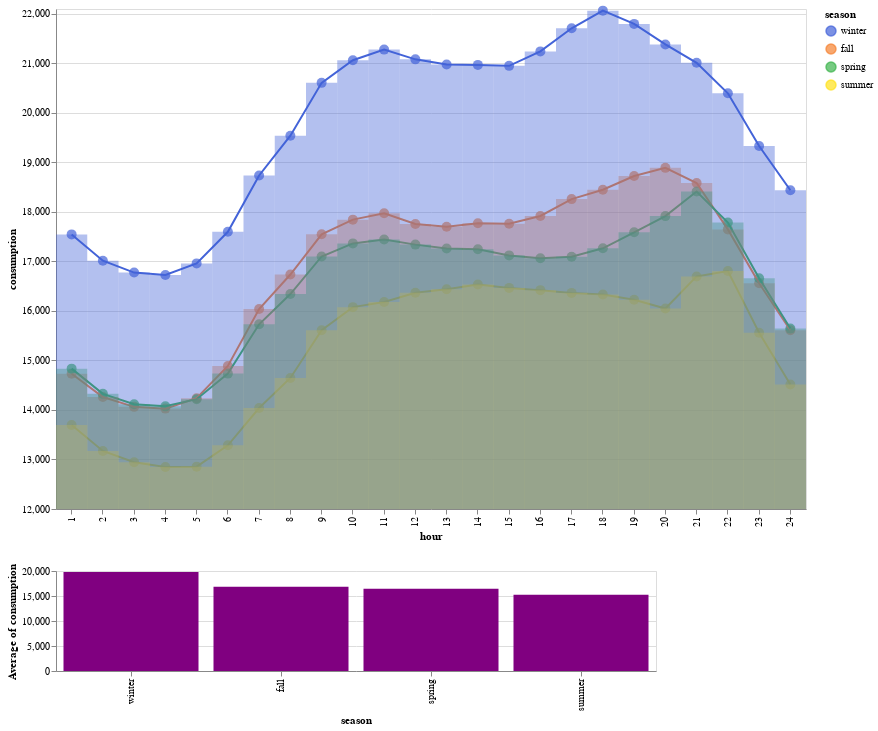

Notebook code cell kept with this figure:
### Code cell
selection = alt.selection_multi(fields=['season'])
range_ = ['#4363d8', '#f58231', '#3cb44b', '#ffe119']

top1 = alt.Chart().mark_circle(size = 100).encode(
    x = alt.X('hour:N'),
    y = alt.Y('consumption:Q', scale = alt. Scale(domain = [12000, 22100])),
    color = alt.Color('season:N', scale=alt.Scale(range = range_), sort=alt.EncodingSortField(field='consumption', op='mean', order='descending')))

top2 = alt.Chart().mark_line().encode(
    x = alt.X('hour:N'),
    y = alt.Y('consumption:Q', scale = alt. Scale(domain = [12000, 22100])),
    color = alt.Color('season:N', scale=alt.Scale(range = range_), sort=alt.EncodingSortField(field='consumption', op='mean', order='descending')))

top3 = alt.Chart().mark_bar(opacity = 0.4).encode(
    x = alt.X('hour:N'),
    y = alt.Y('consumption:Q', scale = alt. Scale(domain = [12000, 22100]), stack=None),
    color = alt.Color('season:N', scale=alt.Scale(range = range_), sort=alt.EncodingSortField(field='consumption', op='mean', order='descending')))

top = (
    top1 + 
    top2 +
    top3).properties(width = 750, height = 500).transform_filter(selection)

bottom = alt.Chart().mark_bar().encode(
    x = alt.X('season:O', sort=alt.EncodingSortField(field='consumption', op='mean', order='descending')),
    y = alt.Y('average(consumption):Q'),
    color=alt.condition(selection, alt.value('purple'), alt.value('gray'))
).properties(
    width=600, height=100
).add_selection(
    selection
)

alt.vconcat(
    top, bottom,
    data=data4_2
)

### Figure 1 — Vega-Lite specification as saved in the notebook (floating-point values rounded to 4 significant figures)
{"config": {"view": {"continuousWidth": 400, "continuousHeight": 300}}, "vconcat": [{"layer": [{"mark": {"type": "circle", "size": 100}, "encoding": {"color": {"type": "nominal", "field": "season", "scale": {"range": ["#4363d8", "#f58231", "#3cb44b", "#ffe119"]}, "sort": {"field": "consumption", "op": "mean", "order": "descending"}}, "x": {"type": "nominal", "field": "hour"}, "y": {"type": "quantitative", "field": "consumption", "scale": {"domain": [12000, 22100]}}}}, {"mark": "line", "encoding": {"color": {"type": "nominal", "field": "season", "scale": {"range": ["#4363d8", "#f58231", "#3cb44b", "#ffe119"]}, "sort": {"field": "consumption", "op": "mean", "order": "descending"}}, "x": {"type": "nominal", "field": "hour"}, "y": {"type": "quantitative", "field": "consumption", "scale": {"domain": [12000, 22100]}}}}, {"mark": {"type": "bar", "opacity": 0.4}, "encoding": {"color": {"type": "nominal", "field": "season", "scale": {"range": ["#4363d8", "#f58231", "#3cb44b", "#ffe119"]}, "sort": {"field": "consumption", "op": "mean", "order": "descending"}}, "x": {"type": "nominal", "field": "hour"}, "y": {"type": "quantitative", "field": "consumption", "scale": {"domain": [12000, 22100]}, "stack": null}}}], "height": 500, "transform": [{"filter": {"selection": "selector002"}}], "width": 750}, {"mark": "bar", "encoding": {"color": {"condition": {"value": "purple", "selection": "selector002"}, "value": "gray"}, "x": {"type": "ordinal", "field": "season", "sort": {"field": "consumption", "op": "mean", "order": "descending"}}, "y": {"type": "quantitative", "aggregate": "average", "field": "consumption"}}, "height": 100, "selection": {"selector002": {"type": "multi", "fields": ["season"]}}, "width": 600}], "data": {"name": "data-d3921040480a2dbbd20aab1249111787"}, "$schema": "https://vega.github.io/schema/vega-lite/v4.8.1.json", "datasets": {"data-d3921040480a2dbbd20aab1249111787": [{"season": "fall", "hour": 1, "consumption": 14730.0}, {"season": "fall", "hour": 2, "consumption": 14260.0}, {"season": "fall", "hour": 3, "consumption": 14060.0}, {"season": "fall", "hour": 4, "consumption": 14030.0}, {"season": "fall", "hour": 5, "consumption": 14240.0}, {"season": "fall", "hour": 6, "consumption": 14890.0}, {"season": "fall", "hour": 7, "consumption": 16040.0}, {"season": "fall", "hour": 8, "consumption": 16740.0}, {"season": "fall", "hour": 9, "consumption": 17550.0}, {"season": "fall", "hour": 10, "consumption": 17850.0}, {"season": "fall", "hour": 11, "consumption": 17970.0}, {"season": "fall", "hour": 12, "consumption": 17760.0}, {"season": "fall", "hour": 13, "consumption": 17700.0}, {"season": "fall", "hour": 14, "consumption": 17770.0}, {"season": "fall", "hour": 15, "consumption": 17760.0}, {"season": "fall", "hour": 16, "consumption": 17920.0}, {"season": "fall", "hour": 17, "consumption": 18260.0}, {"season": "fall", "hour": 18, "consumption": 18450.0}, {"season": "fall", "hour": 19, "consumption": 18730.0}, {"season": "fall", "hour": 20, "consumption": 18890.0}, {"season": "fall", "hour": 21, "consumption": 18580.0}, {"season": "fall", "hour": 22, "consumption": 17650.0}, {"season": "fall", "hour": 23, "consumption": 16560.0}, {"season": "fall", "hour": 24, "consumption": 15610.0}, {"season": "spring", "hour": 1, "consumption": 14840.0}, {"season": "spring", "hour": 2, "consumption": 14330.0}, {"season": "spring", "hour": 3, "consumption": 14120.0}, {"season": "spring", "hour": 4, "consumption": 14070.0}, {"season": "spring", "hour": 5, "consumption": 14220.0}, {"season": "spring", "hour": 6, "consumption": 14740.0}, {"season": "spring", "hour": 7, "consumption": 15730.0}, {"season": "spring", "hour": 8, "consumption": 16340.0}, {"season": "spring", "hour": 9, "consumption": 17100.0}, {"season": "spring", "hour": 10, "consumption": 17360.0}, {"season": "spring", "hour": 11, "consumption": 17440.0}, {"season": "spring", "hour": 12, "consumption": 17340.0}, {"season": "spring", "hour": 13, "consumption": 17260.0}, {"season": "spring", "hour": 14, "consumption": 17250.0}, {"season": "spring", "hour": 15, "consumption": 17120.0}, {"season": "spring", "hour": 16, "consumption": 17070.0}, {"season": "spring", "hour": 17, "consumption": 17090.0}, {"season": "spring", "hour": 18, "consumption": 17270.0}, {"season": "spring", "hour": 19, "consumption": 17590.0}, {"season": "spring", "hour": 20, "consumption": 17920.0}, {"season": "spring", "hour": 21, "consumption": 18410.0}, {"season": "spring", "hour": 22, "consumption": 17790.0}, {"season": "spring", "hour": 23, "consumption": 16660.0}, {"season": "spring", "hour": 24, "consumption": 15640.0}, {"season": "summer", "hour": 1, "consumption": 13700.0}, {"season": "summer", "hour": 2, "consumption": 13170.0}, {"season": "summer", "hour": 3, "consumption": 12950.0}, {"season": "summer", "hour": 4, "consumption": 12850.0}, {"season": "summer", "hour": 5, "consumption": 12860.0}, {"season": "summer", "hour": 6, "consumption": 13290.0}, {"season": "summer", "hour": 7, "consumption": 14040.0}, {"season": "summer", "hour": 8, "consumption": 14650.0}, {"season": "summer", "hour": 9, "consumption": 15610.0}, {"season": "summer", "hour": 10, "consumption": 16080.0}, {"season": "summer", "hour": 11, "consumption": 16180.0}, {"season": "summer", "hour": 12, "consumption": 16370.0}, {"season": "summer", "hour": 13, "consumption": 16440.0}, {"season": "summer", "hour": 14, "consumption": 16540.0}, {"season": "summer", "hour": 15, "consumption": 16470.0}, {"season": "summer", "hour": 16, "consumption": 16420.0}, {"season": "summer", "hour": 17, "consumption": 16370.0}, {"season": "summer", "hour": 18, "consumption": 16330.0}, {"season": "summer", "hour": 19, "consumption": 16230.0}, {"season": "summer", "hour": 20, "consumption": 16050.0}, {"season": "summer", "hour": 21, "consumption": 16700.0}, {"season": "summer", "hour": 22, "consumption": 16810.0}, {"season": "summer", "hour": 23, "consumption": 15560.0}, {"season": "summer", "hour": 24, "consumption": 14520.0}, {"season": "winter", "hour": 1, "consumption": 17550.0}, {"season": "winter", "hour": 2, "consumption": 17020.0}, {"season": "winter", "hour": 3, "consumption": 16780.0}, {"season": "winter", "hour": 4, "consumption": 16730.0}, {"season": "winter", "hour": 5, "consumption": 16960.0}, {"season": "winter", "hour": 6, "consumption": 17600.0}, {"season": "winter", "hour": 7, "consumption": 18740.0}, {"season": "winter", "hour": 8, "consumption": 19540.0}, {"season": "winter", "hour": 9, "consumption": 20610.0}, {"season": "winter", "hour": 10, "consumption": 21070.0}, {"season": "winter", "hour": 11, "consumption": 21280.0}, {"season": "winter", "hour": 12, "consumption": 21080.0}, {"season": "winter", "hour": 13, "consumption": 20980.0}, {"season": "winter", "hour": 14, "consumption": 20970.0}, {"season": "winter", "hour": 15, "consumption": 20950.0}, {"season": "winter", "hour": 16, "consumption": 21240.0}, {"season": "winter", "hour": 17, "consumption": 21710.0}, {"season": "winter", "hour": 18, "consumption": 22070.0}, {"season": "winter", "hour": 19, "consumption": 21800.0}, {"season": "winter", "hour": 20, "consumption": 21380.0}, {"season": "winter", "hour": 21, "consumption": 21010.0}, {"season": "winter", "hour": 22, "consumption": 20400.0}, {"season": "winter", "hour": 23, "consumption": 19330.0}, {"season": "winter", "hour": 24, "consumption": 18440.0}]}}
